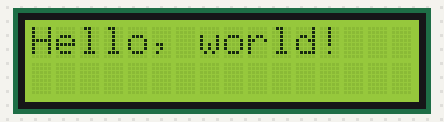
Recording of a program running on a simulated Arduino Nano, built with avr-gcc and run on an emulated ATmega328P. Parts: 16×2 character LCD. Storage starts empty; what the program prints to the serial monitor is not drawn.

Above: at 0.1 s.
At 1.2 s:
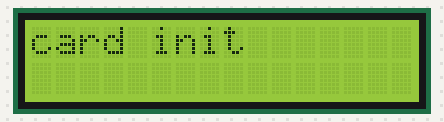
At 5.1 s:
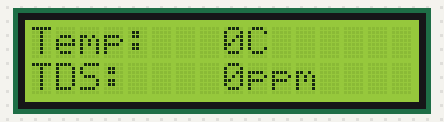
At 10.1 s:
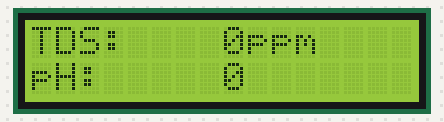
At 20.1 s:
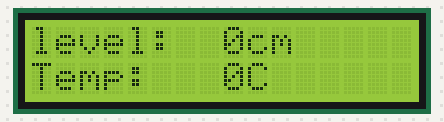
At 35.1 s:
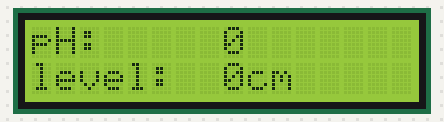

The program:

main.cpp
```cpp
#include <Arduino.h>
#include <SoftwareSerial.h>
#include <Wire.h>
#include <LiquidCrystal_I2C.h>
#include <avr/io.h>
#include <avr/interrupt.h>
#include <SPI.h>
#include <SD.h>

#define SensorAnount 4

SoftwareSerial bluetooth(2, 3); // RX, TX
LiquidCrystal_I2C lcd(0x27,16,2);  // set the LCD address to 0x27 for a 16 chars and 2 line display
const int chipSelect = 10;           // chip select pin for the SD card reader

int bluetoothData;
bool nextData = false;
bool nextSize = false;
int i = 0;
int data[] = {0,0,0,0};
int displayData[] = {0,0,0,0};
String SensorName[] = {"Temp", "TDS", "pH", "level"};
String SensorUnit[] = {"C", "ppm", "", "cm"};
int SensorIndex = 0;
int SensorIndex2 = 1;
const unsigned long interval = 5000; // 5 seconds
unsigned long previousMillis = 0;


void displayNext() {
  lcd.clear();
  lcd.setCursor(0,0);
  lcd.print(SensorName[SensorIndex] + ": ");
  lcd.setCursor(8,0);
  lcd.print(displayData[SensorIndex] + SensorUnit[SensorIndex]);
  lcd.setCursor(0,1);
  lcd.print(SensorName[SensorIndex2] + ": ");
  lcd.setCursor(8,1);
  lcd.print(displayData[SensorIndex2] + SensorUnit[SensorIndex2]);
  SensorIndex++;
  SensorIndex2++;
  if (SensorIndex >= SensorAnount) SensorIndex = 0;
  if (SensorIndex2 >= SensorAnount) SensorIndex2 = 0;
}


void saveData(int data[]) {
  // open log.txt and add data to it:
  File dataFile = SD.open("datalog.csv", FILE_WRITE);
  // if the file is available, write to it:
  if (dataFile) {
    dataFile.print("\n");
    for (int i = 0; i < SensorAnount; i++) {
      dataFile.print(data[i]);
      if(i < SensorAnount - 1) dataFile.print(";");
    }
    dataFile.close();
    // print to the serial port too:
    for (int i = 0; i < SensorAnount; i++) {
      Serial.print(data[i]);
      if(i < SensorAnount - 1) Serial.print(";");
    }
    Serial.println();
  }
  // if the file isn't open, pop up an error:
  else {
    Serial.println("error opening datalog.csv");
  }
}

void receive() {
  while(bluetooth.available()) {
    bluetoothData = bluetooth.read();
    if(i >= SensorAnount) i = 0;
    data[i] = bluetoothData;
    //Serial.println(bluetoothData);
    i++;
    // when none of the data is 0, save the data
    if(data[0] != 0 && data[1] != 0 && data[2] != 0)  saveData(data);                         //modify if more sensors are added/working
    // copy data to displayData
    for (int i = 0; i < SensorAnount; i++) {
      displayData[i] = data[i];
    }
  }
}

void setup() {
  // Setup
  Serial.begin(9600);
  bluetooth.begin(9600);
  lcd.init();                      // initialize the lcd

  // Print a message to the LCD.
  lcd.backlight();
  lcd.setCursor(0,0);
  lcd.clear();
  lcd.print("Hello, world!");
  Serial.println("Hello, world!");
  delay(1000);
  lcd.clear();
  if (!SD.begin(chipSelect)) {
    Serial.println("Card failed, or not present");
    lcd.print("Card failed");
    // don't do anything more:
    while (1);
  }
  Serial.println("card initialized.");
  lcd.print("card init");
  // create log file named "datalog.csv" and write header (sensor names) to it if it doesn't exist:
  File dataFile = SD.open("datalog.csv");
  if (!dataFile) {
    Serial.println("datalog.csv doesn't exist, creating it");
    // create header row:
    dataFile = SD.open("datalog.csv", FILE_WRITE);
    for (int i = 0; i < SensorAnount; i++) {
      dataFile.print(SensorName[i]);
      // write comma if not last item
      if(i < SensorAnount - 1) dataFile.print(";");
    }
  } else {
    Serial.println("datalog.csv exists");
  }
  dataFile.close();
  // Attach interrupt to receive data from bluetooth
  //attachInterrupt(digitalPinToInterrupt(2), receive, FALLING);
}

void loop() {
  receive();
  unsigned long currentMillis = millis();
  if (currentMillis - previousMillis >= interval) {
    previousMillis = currentMillis;  // Reset the previousMillis
    displayNext();
  }

  if(data[0] != 0 && data[1] != 0 && data[2] != 0 && data[3] != 0) {
    Serial.println(data[0]);
    Serial.println(data[1]);
    Serial.println(data[2]);
    Serial.println(data[3]);
    // reset data
    for (int i = 0; i < SensorAnount; i++) {
      data[i] = 0;
    }
  }
}
```

Measured:
- what the display in image 1 shows lasts 3.9 s, from 1.1 s to 5.0 s
- what the display in image 2 shows lasts 5.0 s, from 5.0 s to 10.0 s
